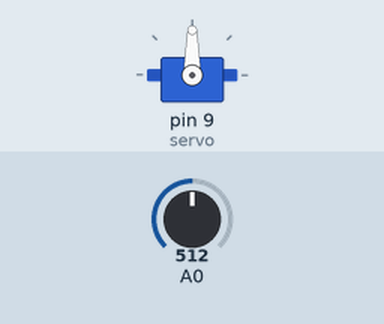
This sketch was run on a simulated Arduino Uno, built with avr-gcc and run on an emulated ATmega328P. Shown: servo. Inputs (shaded band) come from the test bench; at power-on: A0 = 512.

Above: at 1.2 s.
1.3 s: A0 set to 716
At 2.3 s:
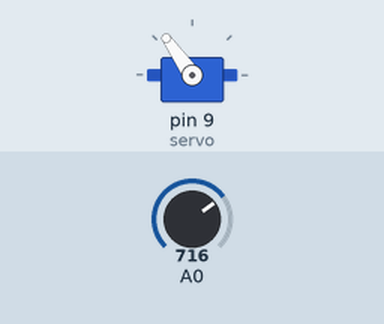
2.8 s: A0 set to 900
At 3.4 s:
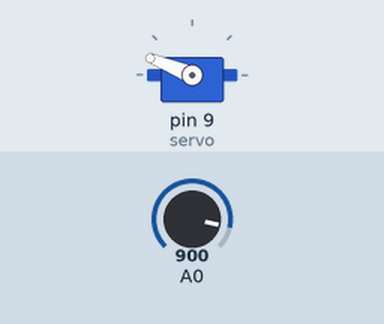
4.3 s: A0 set to 1023
At 4.6 s:
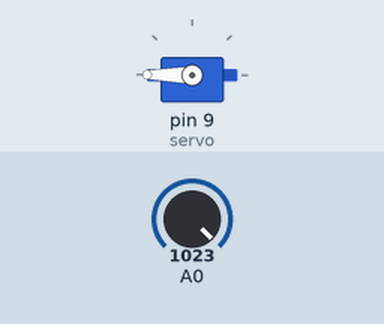
5.8 s: A0 set to 306
At 6.9 s:
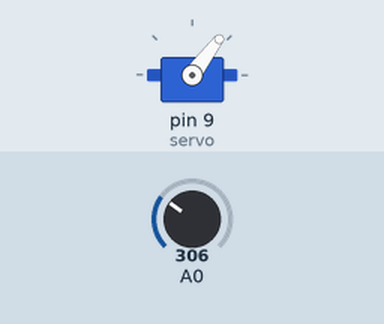
7.3 s: A0 set to 122
At 8.1 s:
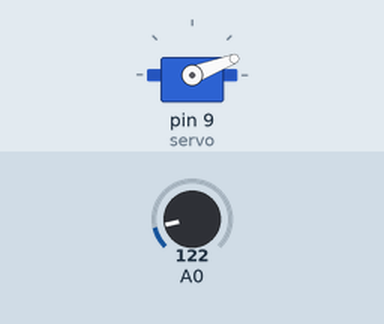
Timing chart, 0 to 9.8 s (numbered marks = the images above; inputs shaded):
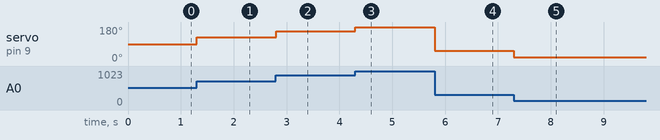

The sketch:

ServoLight.ino
```cpp
/*
 ServoLight
*/

#include <Servo.h>

Servo servo;
int light = 0;
int input = 0;

void setup() {
  servo.attach(9);
}

void loop() {
  light = analogRead(0);
  input = map(light, 0, 1023, 0, 180);
  servo.write(input);
}
```

Measured:
- after the input at 1.3 s, servo on pin 9 (servo): 90° → 125° at once
- after the input at 2.8 s, servo on pin 9 (servo): 125° → 158° at once
- after the input at 4.3 s, servo on pin 9 (servo): 158° → 180° at once
- after the input at 5.8 s, servo on pin 9 (servo): 180° → 53° at once
- after the input at 7.3 s, servo on pin 9 (servo): 53° → 21° at once
